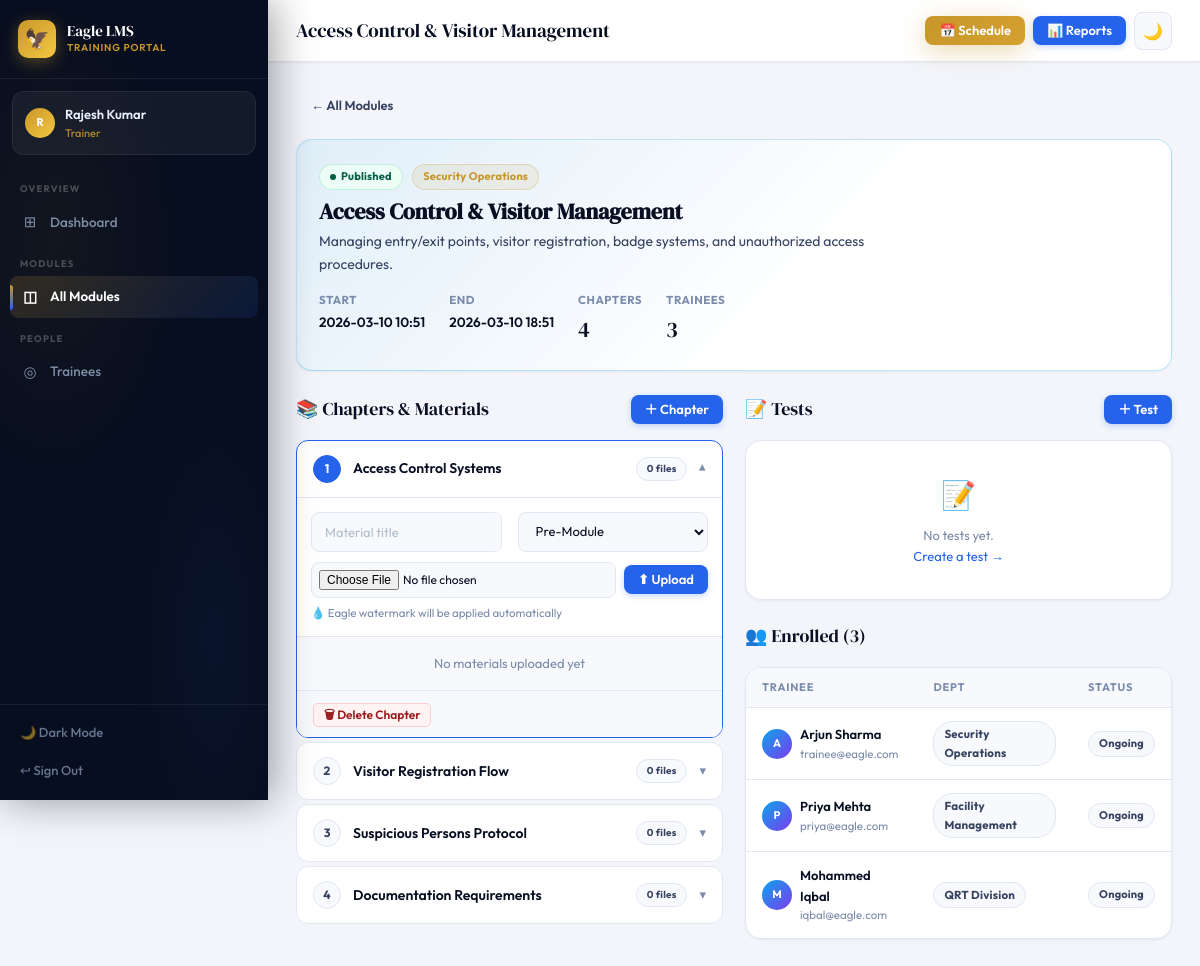
Page /trainer/module/3 (signed in) on the committed database.
### tables this page shows
CREATE TABLE modules(
            id INTEGER PRIMARY KEY AUTOINCREMENT,
            title TEXT NOT NULL, description TEXT, category TEXT,
            trainer_id INTEGER, start_datetime TIMESTAMP, end_datetime TIMESTAMP,
            status TEXT DEFAULT 'draft', is_default BOOLEAN DEFAULT 0,
            color TEXT DEFAULT '#3B5BDB',
            created_at TIMESTAMP DEFAULT CURRENT_TIMESTAMP,
            FOREIGN KEY(trainer_id) REFERENCES users(id));

CREATE TABLE chapters(
            id INTEGER PRIMARY KEY AUTOINCREMENT,
            module_id INTEGER NOT NULL, title TEXT NOT NULL,
            order_num INTEGER DEFAULT 0,
            FOREIGN KEY(module_id) REFERENCES modules(id));

CREATE TABLE enrollments(
            id INTEGER PRIMARY KEY AUTOINCREMENT,
            module_id INTEGER, trainee_id INTEGER,
            enrolled_at TIMESTAMP DEFAULT CURRENT_TIMESTAMP,
            completed BOOLEAN DEFAULT 0,
            FOREIGN KEY(module_id) REFERENCES modules(id),
            FOREIGN KEY(trainee_id) REFERENCES users(id),
            UNIQUE(module_id,trainee_id));

CREATE TABLE users(
            id INTEGER PRIMARY KEY AUTOINCREMENT,
            name TEXT NOT NULL, email TEXT UNIQUE NOT NULL,
            password TEXT NOT NULL, role TEXT NOT NULL DEFAULT 'trainee',
            phone TEXT, department TEXT,
            created_at TIMESTAMP DEFAULT CURRENT_TIMESTAMP, profile_pic TEXT);

### app.py (the view)
@app.route('/trainer/module/<int:module_id>')
@trainer_required
def trainer_module_detail(module_id):
    db=get_db()
    module=db.execute('SELECT * FROM modules WHERE id=?',(module_id,)).fetchone()
    if not module: abort(404)
    chapters=db.execute('SELECT * FROM chapters WHERE module_id=? ORDER BY order_num',(module_id,)).fetchall()
    materials=db.execute('SELECT * FROM materials WHERE module_id=? ORDER BY chapter_id,order_num',(module_id,)).fetchall()
    tests=db.execute('SELECT * FROM tests WHERE module_id=? ORDER BY created_at',(module_id,)).fetchall()
    enrollments=db.execute('''SELECT u.name,u.email,u.department,e.enrolled_at,e.completed,e.trainee_id
        FROM enrollments e JOIN users u ON e.trainee_id=u.id WHERE e.module_id=?''',(module_id,)).fetchall()
    mat_by_chapter={}
    for mat in materials:
        cid=mat['chapter_id'] or 0
        mat_by_chapter.setdefault(cid,[]).append(dict(mat))
    return render_template('trainer_module_detail.html',module=module,chapters=chapters,
        materials=materials,mat_by_chapter=mat_by_chapter,tests=tests,enrollments=enrollments)

### app.py (called while the page is built)
def get_db():
    db = sqlite3.connect(os.path.join(BASE_DIR, 'lms.db'))
    db.row_factory = sqlite3.Row
    return db

def trainer_required(f):
    @wraps(f)
    def d(*a,**kw):
        if 'user_id' not in session or session.get('role')!='trainer': return redirect(url_for('login'))
        return f(*a,**kw)
    return d

@app.context_processor
def inject_globals():
    nc = 0
    if 'user_id' in session:
        nc = get_db().execute('SELECT COUNT(*) as c FROM notifications WHERE user_id=? AND is_read=0',(session['user_id'],)).fetchone()['c']
    return dict(COMPANY=COMPANY, notif_count=nc)

### templates/trainer_module_detail.html (shortened to what this page needs)
{% extends 'base.html' %}
{% block page_title %}{{ module.title }}{% endblock %}
{% block topbar_actions %}
<button onclick="openSchedule({{ module.id }},'{{ module.title|e }}','{{ module.start_datetime[:16] if module.start_datetime else '' }}','{{ module.end_datetime[:16] if module.end_datetime else '' }}','{{ module.status }}','{{ module.color or '#3B5BDB' }}')" class="btn btn-gold btn-sm">📅 Schedule</button>
<a href="{{ url_for('module_reports', module_id=module.id) }}" class="btn btn-primary btn-sm">📊 Reports</a>
{% endblock %}
{% block content %}
<div style="margin-bottom:18px">
  <a href="{{ url_for('trainer_modules') }}" class="btn btn-ghost btn-sm">← All Modules</a>
</div>
<div class="card card-p anim-up mb-6" style="background:linear-gradient(135deg,{{ module.color or '#2563EB' }}15 0%,var(--card) 60%);border-color:{{ module.color or '#2563EB' }}40">
  <div class="flex justify-b items-c gap-4" style="flex-wrap:wrap">
    <div>
      <div style="margin-bottom:8px">
        {% if module.status=='published' %}<span class="badge b-green badge-dot">Published</span>{% else %}<span class="badge b-neutral">Draft</span>{% endif %}
        <span class="badge b-gold" style="margin-left:6px">{{ module.category or 'General' }}</span>
      </div>
      <h2 style="font-family:'DM Serif Display',serif;font-size:22px;margin-bottom:6px">{{ module.title }}</h2>
      <p class="t-secondary" style="font-size:14px;max-width:580px">{{ module.description or 'No description.' }}</p>
    </div>
    <div class="flex gap-6 anim-r d2" style="flex-shrink:0">
      <div><div class="t-xs t-muted fw-700" style="letter-spacing:.5px;text-transform:uppercase;margin-bottom:3px">Start</div><div style="font-size:13.5px;font-weight:600">{{ module.start_datetime[:16].replace('T',' ') if module.start_datetime else 'Not set' }}</div></div>
      <div><div class="t-xs t-muted fw-700" style="letter-spacing:.5px;text-transform:uppercase;margin-bottom:3px">End</div><div style="font-size:13.5px;font-weight:600">{{ module.end_datetime[:16].replace('T',' ') if module.end_datetime else 'Not set' }}</div></div>
      <div><div class="t-xs t-muted fw-700" style="letter-spacing:.5px;text-transform:uppercase;margin-bottom:3px">Chapters</div><div style="font-family:'DM Serif Display',serif;font-size:22px">{{ chapters|length }}</div></div>
      <div><div class="t-xs t-muted fw-700" style="letter-spacing:.5px;text-transform:uppercase;margin-bottom:3px">Trainees</div><div style="font-family:'DM Serif Display',serif;font-size:22px">{{ enrollments|length }}</div></div>
    </div>
  </div>
</div>
<div style="display:grid;grid-template-columns:1fr 1fr;gap:22px">
  <div class="anim-up d1">
    <div class="sh mb-4">
      <div class="sh-title">📚 Chapters & Materials</div>
      <button onclick="document.getElementById('add-ch-modal').classList.add('open')" class="btn btn-primary btn-sm">＋ Chapter</button>
    </div>
    <div class="chapter-list" id="ch-list">
      {% if chapters %}
        {% for ch in chapters %}
        {% set ch_mats = mat_by_chapter.get(ch.id, []) %}
        <div class="chapter-item" id="chi-{{ ch.id }}">
          <div class="ch-header" onclick="toggleChapter('{{ ch.id }}')">
            <div class="ch-num">{{ loop.index }}</div>
            <div class="ch-title">{{ ch.title }}</div>
            <span class="badge b-neutral t-xs" style="font-size:10px">{{ ch_mats|length }} file{{ 's' if ch_mats|length != 1 }}</span>
            <span class="ch-chevron" id="chev-{{ ch.id }}">▾</span>
          </div>
          <div class="ch-body" id="chb-{{ ch.id }}">
            <form method="POST" action="{{ url_for('upload_material', module_id=module.id) }}" enctype="multipart/form-data" style="padding:14px;border-bottom:1px solid var(--border);background:var(--card)">
              <div class="g2" style="margin-bottom:10px">
                <input type="text" name="title" class="form-input" placeholder="Material title" style="font-size:13px" required>
                <select name="phase" class="form-select" style="font-size:13px">
                  <option value="pre">Pre-Module</option>
                </select>
              </div>
              <div class="flex gap-2 items-c">
                <input type="file" name="file" class="form-input" accept=".pdf,.ppt,.pptx,.mp4,.mov,.avi,.mkv,.webm" style="font-size:12px;padding:7px;flex:1" required>
                <button type="submit" class="btn btn-primary btn-sm" style="flex-shrink:0">⬆ Upload</button>
              </div>
              <div class="t-xs t-muted" style="margin-top:6px">💧 Eagle watermark will be applied automatically</div>
            </form>
            {% for mat in ch_mats %}
            <div class="mat-row">
              <div class="mat-ico" style="background:{% if mat.file_type=='video' %}var(--violet-bg){% elif mat.file_type=='pdf' %}var(--red-bg){% else %}var(--sky-bg){% endif %}">
                {% if mat.file_type=='video' %}🎬{% elif mat.file_type=='pdf' %}📄{% elif mat.file_type=='ppt' %}📊{% else %}📎{% endif %}
              </div>
              <div class="mat-info">
                <div class="mat-title">{{ mat.title }}</div>
                <div class="mat-sub">{{ mat.file_type }} · <span class="badge {% if mat.release_phase=='pre' %}b-sky{% elif mat.release_phase=='live' %}b-green{% else %}b-violet{% endif %}" style="font-size:9px;padding:1px 6px">{{ mat.release_phase }}</span></div>
              </div>
              <div class="mat-actions">
                <a href="{{ url_for('serve_file', filename=mat.file_path) }}" target="_blank" class="btn btn-ghost btn-xs">👁</a>
                <form method="POST" action="{{ url_for('delete_material', module_id=module.id, mat_id=mat.id) }}" onsubmit="return confirm('Delete this material?')">
                  <button type="submit" class="btn btn-danger btn-xs">🗑</button>
                </form>
              </div>
            </div>
            {% else %}
            <div style="padding:16px;text-align:center;color:var(--t3);font-size:13px">No materials uploaded yet</div>
            {% endfor %}
            <div style="padding:10px 16px;background:var(--card2);border-top:1px solid var(--border)">
              <form method="POST" action="{{ url_for('delete_chapter', module_id=module.id, chapter_id=ch.id) }}" onsubmit="return confirm('Delete chapter and all its materials?')">
                <button type="submit" class="btn btn-danger btn-xs">🗑 Delete Chapter</button>
              </form>
            </div>
          </div>
        </div>
        {% endfor %}
      {% endif %}
    </div>
  </div>
  <div>
    <div class="anim-r d2" style="margin-bottom:22px">
      <div class="sh mb-4">
        <div class="sh-title">📝 Tests</div>
        <a href="{{ url_for('create_test', module_id=module.id) }}" class="btn btn-primary btn-sm">＋ Test</a>
      </div>
      <div class="card">
        {% if tests %}
        {% for test in tests %}
        <div style="padding:14px 16px;border-bottom:1px solid var(--border)">
          <div class="flex justify-b items-c mb-2">
            <div style="font-weight:600;font-size:14px">{{ test.title }}</div>
            <span class="badge {% if test.test_type=='pre' %}b-sky{% elif test.test_type=='post' %}b-violet{% else %}b-amber{% endif %}">{{ test.test_type }}-test</span>
          </div>
          <div class="flex gap-3 t-xs t-muted mb-3">
            <span>⏱ {{ test.duration_minutes }}min</span>
            <span>🎯 {{ test.passing_marks }}% pass</span>
            <span>🔄 {{ test.max_attempts }}x</span>
            {% if test.start_datetime %}<span>📅 {{ test.start_datetime[:16].replace('T',' ') }}</span>{% endif %}
            {% if test.end_datetime %}<span>🔚 {{ test.end_datetime[:16].replace('T',' ') }}</span>{% endif %}
          </div>
          <div class="flex gap-2">
            <a href="{{ url_for('edit_test', module_id=module.id, test_id=test.id) }}" class="btn btn-ghost btn-xs">✏️ Edit</a>
            <form method="POST" action="{{ url_for('delete_test', module_id=module.id, test_id=test.id) }}" onsubmit="return confirm('Delete this test and all its attempts?')">
              <button type="submit" class="btn btn-danger btn-xs">🗑 Delete</button>
            </form>
          </div>
        </div>
        {% endfor %}
        {% else %}
        <div style="padding:32px;text-align:center;color:var(--t3)"><div style="font-size:28px;margin-bottom:8px">📝</div><div class="t-sm">No tests yet.<br><a href="{{ url_for('create_test', module_id=module.id) }}" style="color:var(--acc)">Create a test →</a></div></div>
        {% endif %}
      </div>
    </div>
    <div class="anim-r d3">
      <div class="sh mb-4">
        <div class="sh-title">👥 Enrolled ({{ enrollments|length }})</div>
      </div>
      <div class="card tbl-wrap">
        {% if enrollments %}
        <table>
          <thead><tr><th>Trainee</th><th>Dept</th><th>Status</th></tr></thead>
          <tbody>
            {% for e in enrollments %}
            <tr>
              <td>
                <div class="flex items-c gap-2">
                  <div class="ava ava-sm" style="background:linear-gradient(135deg,{{ module.color or '#2563EB' }},#7C3AED)">{{ e.name[0].upper() }}</div>
                  <div><div style="font-weight:600;font-size:13px">{{ e.name }}</div><div class="t-xs t-muted">{{ e.email }}</div></div>
                </div>
              </td>
              <td><span class="badge b-neutral t-xs">{{ e.department or '—' }}</span></td>
              <td>{% if e.completed %}<span class="badge b-green badge-dot">Done</span>{% else %}<span class="badge b-neutral">Ongoing</span>{% endif %}</td>
            </tr>
            {% endfor %}
          </tbody>
        </table>
        {% else %}
        <div style="padding:24px;text-align:center;color:var(--t3);font-size:13px">No trainees enrolled.</div>
        {% endif %}
      </div>
    </div>
  </div>
</div>
{% endblock %}

### rows in the picture
modules: title "Access Control & Visitor Management", category "Security Operations", description "Managing entry/exit points, visitor registration, badge systems, and unauthorized access procedures.", start_datetime "2026-03-10 10:51", end_datetime "2026-03-10 18:51"
chapters: title "Access Control Systems", ch_mats "0", value "s"
chapters: title "Visitor Registration Flow", ch_mats "0", value "s"
chapters: title "Suspicious Persons Protocol", ch_mats "0", value "s"
chapters: title "Documentation Requirements", ch_mats "0", value "s"
enrollments: name "A", name "Arjun Sharma", email "trainee@eagle.com", department "Security Operations", completed "Ongoing"
enrollments: name "P", name "Priya Mehta", email "priya@eagle.com", department "Facility Management", completed "Ongoing"
enrollments: name "M", name "Mohammed Iqbal", email "iqbal@eagle.com", department "QRT Division", completed "Ongoing"

### other values in the picture
{{ session.name[0].upper() }} "R"
{{ session.name }} "Rajesh Kumar"
{{ session.role }} "Trainer"
{{ chapters|length }} "4"
{{ enrollments|length }} "3"
